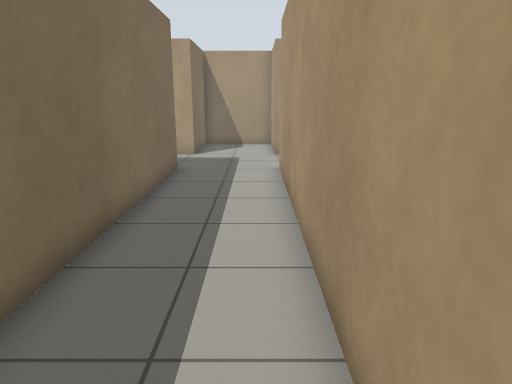
[1] (above)

23 first-person views from a walk through a Gazebo world. The camera is 1.2 m above the floor, tilts 14° down and sees 70° across. The floor is counted in squares, 0.5 m on a side. Each view is taken from the middle of a square. On the plan, view 1 faces up. The plan holds only what a view shows up to about 20 squares ahead; the rest is blank.

[2]
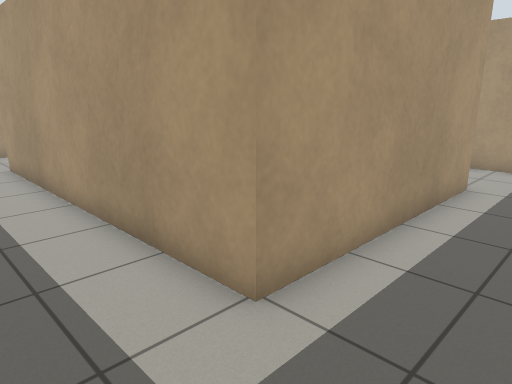

[3]
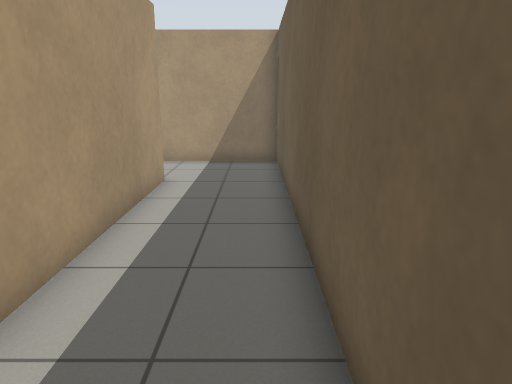

[4]
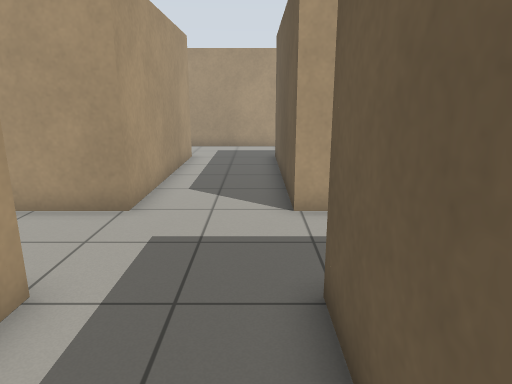

[5]
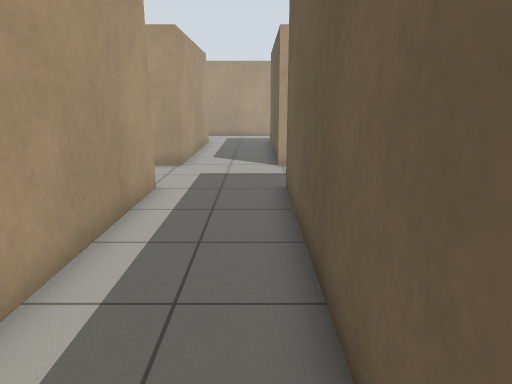

[6]
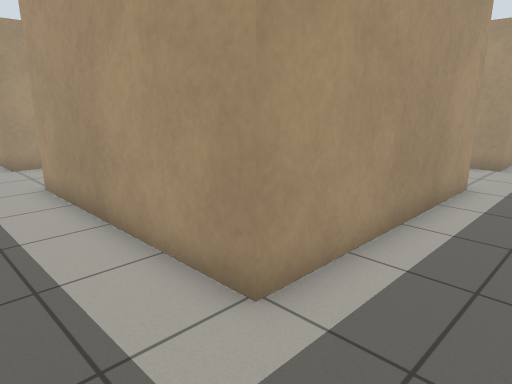

[7]
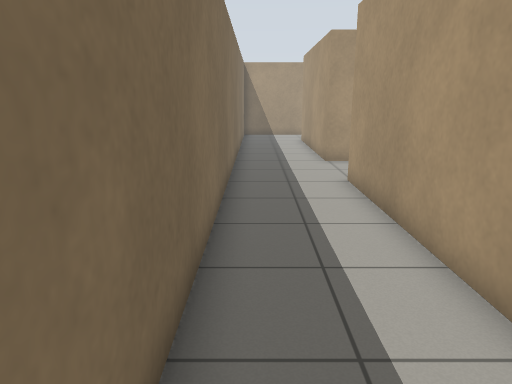

[8]
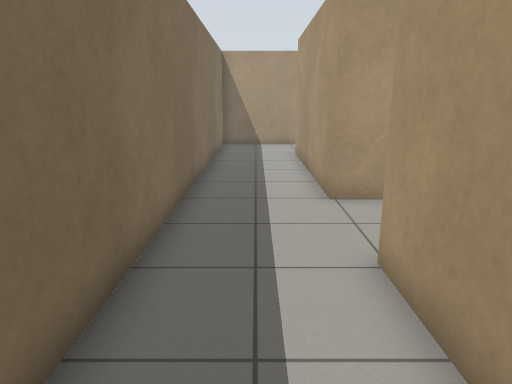

[9]
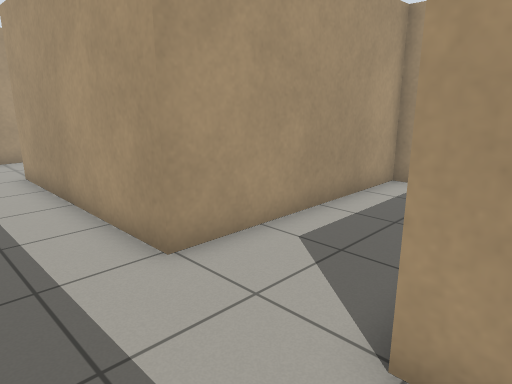

[10]
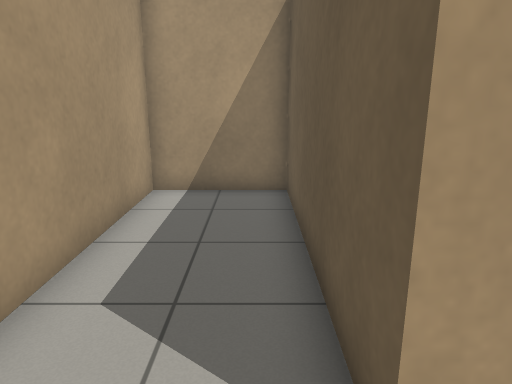

[11]
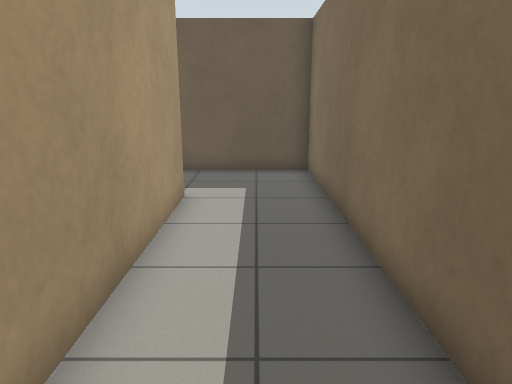

[12]
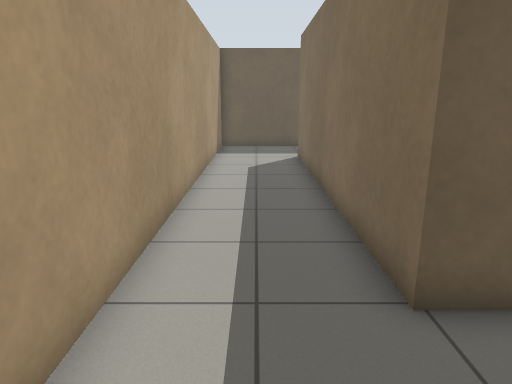

[13]
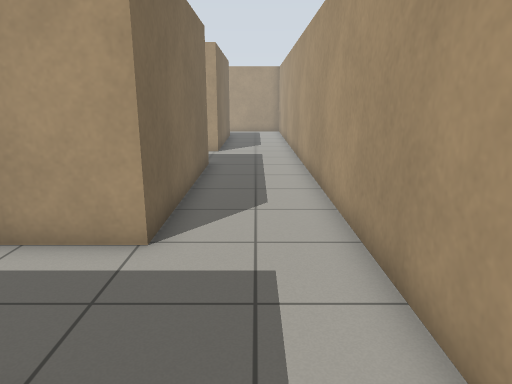

[14]
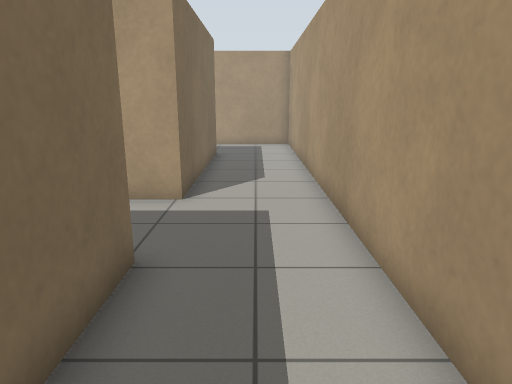

[15]
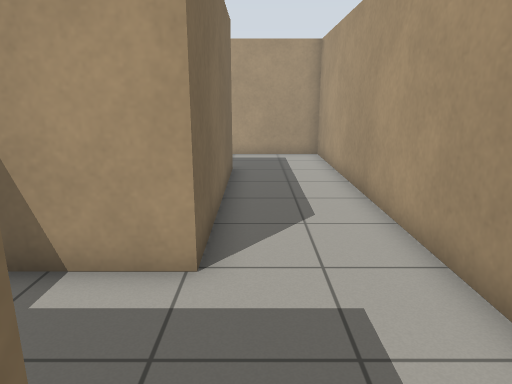

[16]
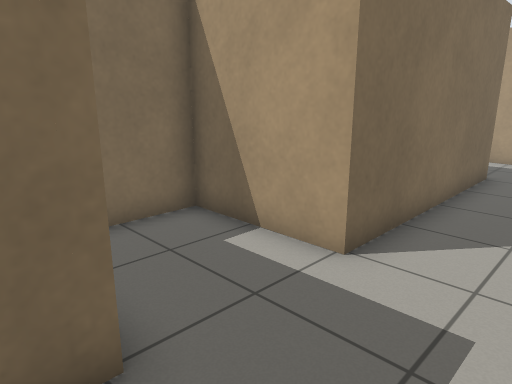

[17]
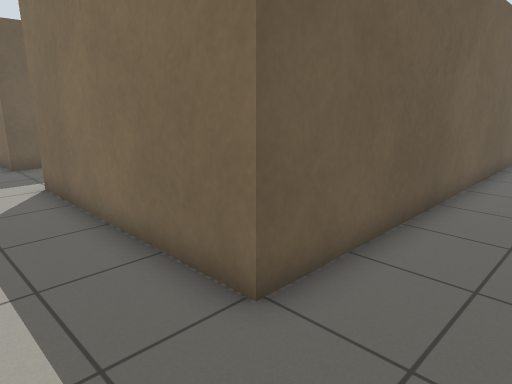

[18]
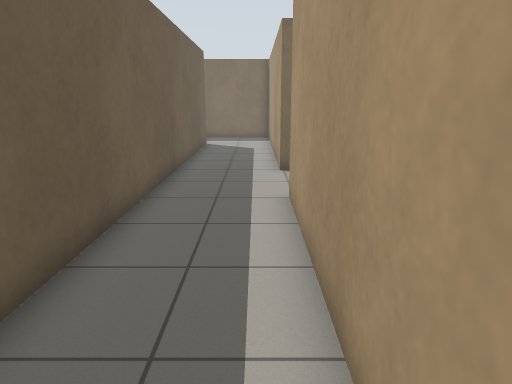

[19]
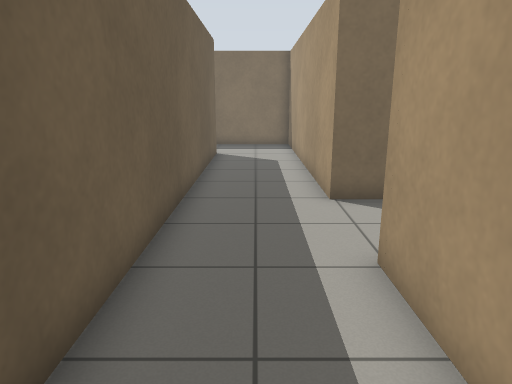

[20]
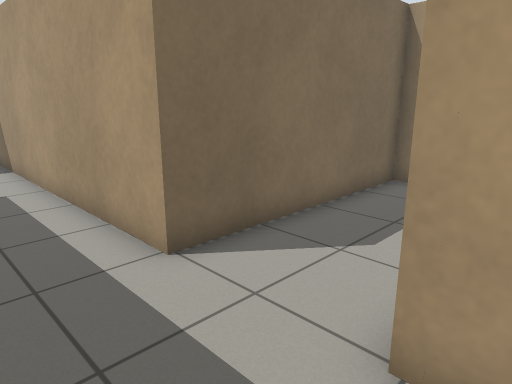

[21]
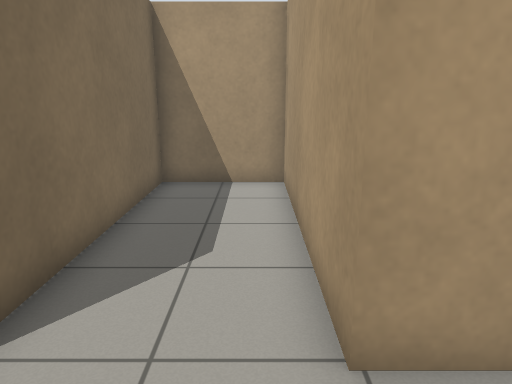

[22]
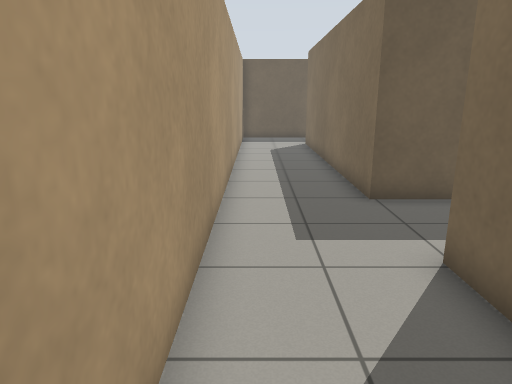

[23]
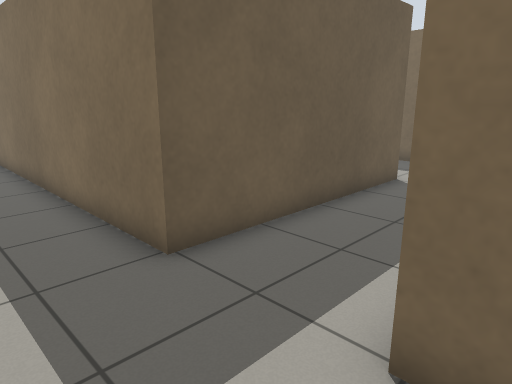

### Floor plan
Points are (right, up) in squares from view 1. A wall is a line through its corners. A room is listed if a view was taken in it or the views show most of it. See-through windows are left out.
Room 1 (views 1, 2, 3, 4, 5, 6, 7, 8, 9, 10, 11, 12, 13, 14, 15, 16, 17, 18, 19, 20, 21, 22, 23)
walls: (0.9, 20.8) (-2.8, 20.8) (-2.8, 16.8) (-11.1, 16.8) (-11.1, 25.1) (-3.2, 25.1) (-3.2, 28.8) (-11.1, 28.8) (-11.1, 37.2) (9.1, 37.2) (9.1, 28.8) (5.2, 28.8) (5.2, 26.8); (0.9, 13.1) (9.1, 13.1) (9.1, 0.8) (0.9, 0.8) (0.9, 13.1); (8.1, 25.1) (9.1, 25.1) (9.1, 16.8) (0.9, 16.8) (0.9, 20.1); (-1, -2.9) (12.9, -2.9) (12.9, 40.9) (0.9, 40.9) (0.9, 48.8) (-2.8, 48.8) (-2.8, 40.9) (-14.8, 40.9) (-14.8, 13.1) (-2.8, 13.1) (-2.8, 3.6)

Where each view was taken, in squares from view 1:
view 1: 0 up, 0 right, facing up
view 2: 2 down, 2 left, facing up-right
view 3: 2 down, 2 left, facing right
view 4: 14 up, 7 left, facing right
view 5: 14 up, 13 left, facing right
view 6: 14 up, 14 left, facing up-right
view 7: 14 up, 14 left, facing up
view 8: 20 up, 13 left, facing up
view 9: 24 up, 14 left, facing up-right
view 10: 26 up, 13 left, facing right
view 11: 26 up, 13 left, facing down
view 12: 17 up, 11 right, facing down
view 13: 11 up, 11 right, facing up
view 14: 20 up, 11 right, facing up
view 15: 24 up, 10 right, facing up
view 16: 24 up, 12 right, facing up-left
view 17: 40 up, 12 right, facing down-left
view 18: 40 up, 10 right, facing left
view 19: 39 up, 6 right, facing left
view 20: 38 up, 2 right, facing up-left
view 21: 38 up, 0 right, facing up
view 22: 22 up, 12 right, facing down
view 23: 18 up, 12 right, facing down-left
